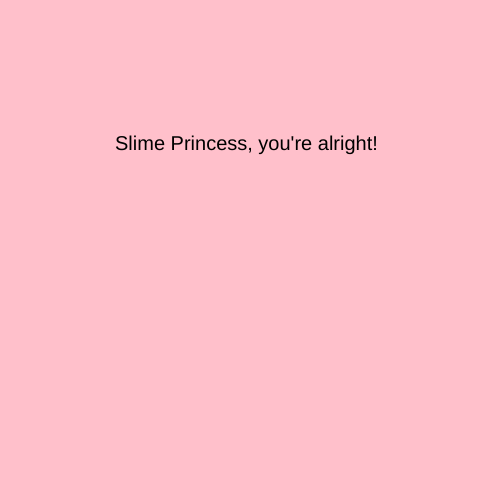
Frame 1 (no input)
Frame 60 (no input): identical to frame 1, image omitted
Frame 120 (the mouse pressed at the canvas centre since frame 60): identical to frame 1, image omitted

The p5.js sketch that drew this single still picture (run headless with seeded random() and noise() and a simulated clock; from frame 60 on, the mouse is pressed at the canvas centre):

// p5.js sketch
// ── sketch.js
let state = 0 ;

function setup() {
  createCanvas(500, 500);
  textSize(20)
}

function draw() {

switch(state){
  case 0 :
  background('pink');
  text("Slime Princess, you're alright!",115,150)
  break ;

  case 1:
  background('red');
  text("Flame Princess, you're okay",115,200);
  break ;

  case 2:
  background('blue');
  text("Wildberry Princess, could be better",80,250);
  break ;
}

}

function mouseReleased(){
  state = state + 1;
  if (state > 2){
    state = 0;
  }
}
